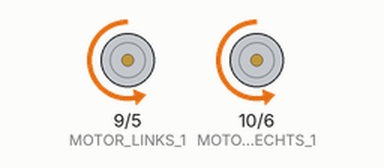
Bench run of a sketch on a simulated Arduino Uno, built with avr-gcc and run on an emulated ATmega328P. On the bench: motor-driver pin pairs drawn as motors (green arrow = first pin HIGH = forward, orange = second pin HIGH = backward, longer = more drive).

Above: at 0.5 s.
Timing chart, 0 to 4.6 s (numbered marks = the images above):
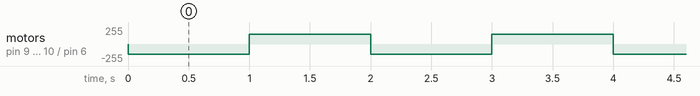

Measured:
- by itself, motor on pin 9 (MOTOR_LINKS_1) / pin 5 (MOTOR_LINKS_2), motor on pin 10 (MOTOR_RECHTS_1) / pin 6 (MOTOR_RECHTS_2): alternates forward 150/255 for 1.0 s and backward 150/255 for 1.0 s

The sketch:

fahren_mit_analogwrite.ino
```cpp
int MOTOR_LINKS_1 = 9;
int MOTOR_LINKS_2 = 5;
int MOTOR_RECHTS_1 = 10;
int MOTOR_RECHTS_2 = 6;

void setup() {
  pinMode(MOTOR_LINKS_1, OUTPUT);
  pinMode(MOTOR_LINKS_2, OUTPUT);
  pinMode(MOTOR_RECHTS_1, OUTPUT);
  pinMode(MOTOR_RECHTS_2, OUTPUT);
}

void loop() {
  forward();
  delay(1000);
  backward();
  delay(1000);
}

void forward(){
  analogWrite(MOTOR_LINKS_1, 0);
  analogWrite(MOTOR_LINKS_2, 150);
  analogWrite(MOTOR_RECHTS_1, 0);
  analogWrite(MOTOR_RECHTS_2, 150);
}

void backward(){
  analogWrite(MOTOR_LINKS_1, 150);
  analogWrite(MOTOR_LINKS_2, 0);
  analogWrite(MOTOR_RECHTS_1, 150);
  analogWrite(MOTOR_RECHTS_2, 0);
}
```
